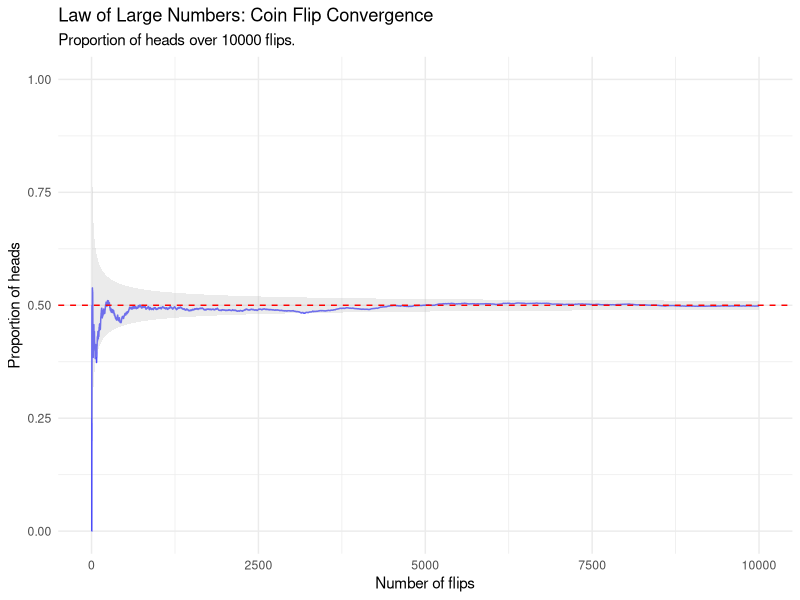

This chart was generated by the following R code:
# ===================
# COIN FLIP SIMULATION
# LAW of Large Numbers Demo
# ===================

library(ggplot2)

#This is for reproducibilty
set.seed(123)

n_flips <- 10000 # Total number of coin flips(number of flips)

# 0 -> tails and 1 -> heads
coin_outcome <- c(0,1)

flips <- sample(coin_outcome, size=n_flips, replace=TRUE)

#Demonstrating the Law of Large Number, tracking the convergence
prop <- cumsum(flips) / (1:n_flips) #So this is to show how the emprical probabilty changes over time

#Computing a 95% interval
ci_width <- 1.96 * sqrt(0.5 * 0.5 / (1:n_flips)) #(Confidence Interval:ci)
lower_ci <- 0.5 - ci_width  # Lower bound of CI
upper_ci <- 0.5 + ci_width  # Upper bound of CI

#This is to showcase the results using the function data.frame():
results <- data.frame(
    Flip = 1:n_flips,
    Proportion = prop,
    Lower_CI = lower_ci,
    Upper_CI = upper_ci
)

#Some visualization
plot_static <- ggplot(results, aes(x=Flip,y=Proportion))+ 
geom_line(color="blue", alpha=0.7, linewidth=0.5)+
geom_ribbon(aes(ymin=Lower_CI,ymax=Upper_CI), fill="gray",alpha=0.3)+
geom_hline(yintercept = 0.5, linetype = "dashed", color="red")+
labs(
    title="Law of Large Numbers: Coin Flip Convergence",
    subtitle = paste("Proportion of heads over",n_flips ,"flips."),
    x= "Number of flips",
    y= "Proportion of heads"
)+
ylim(0,1) + theme_minimal()

print(plot_static)


